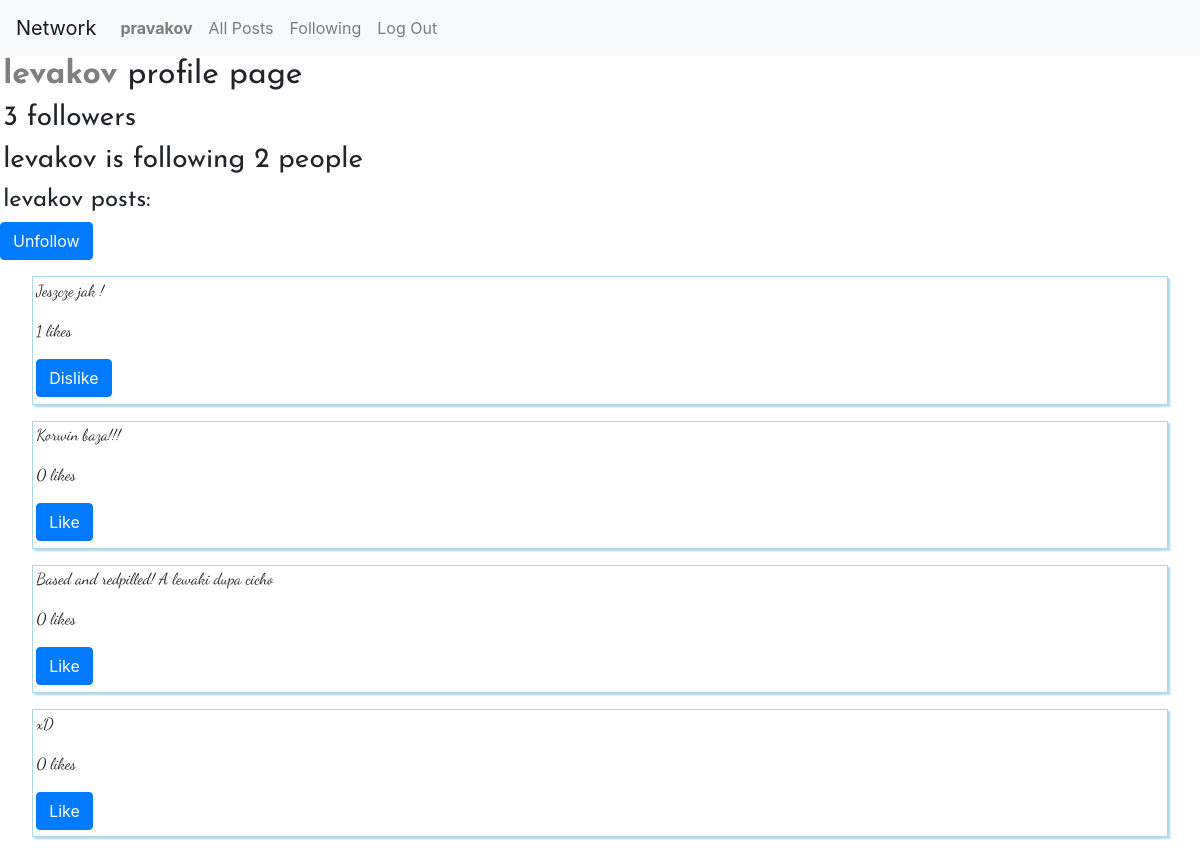
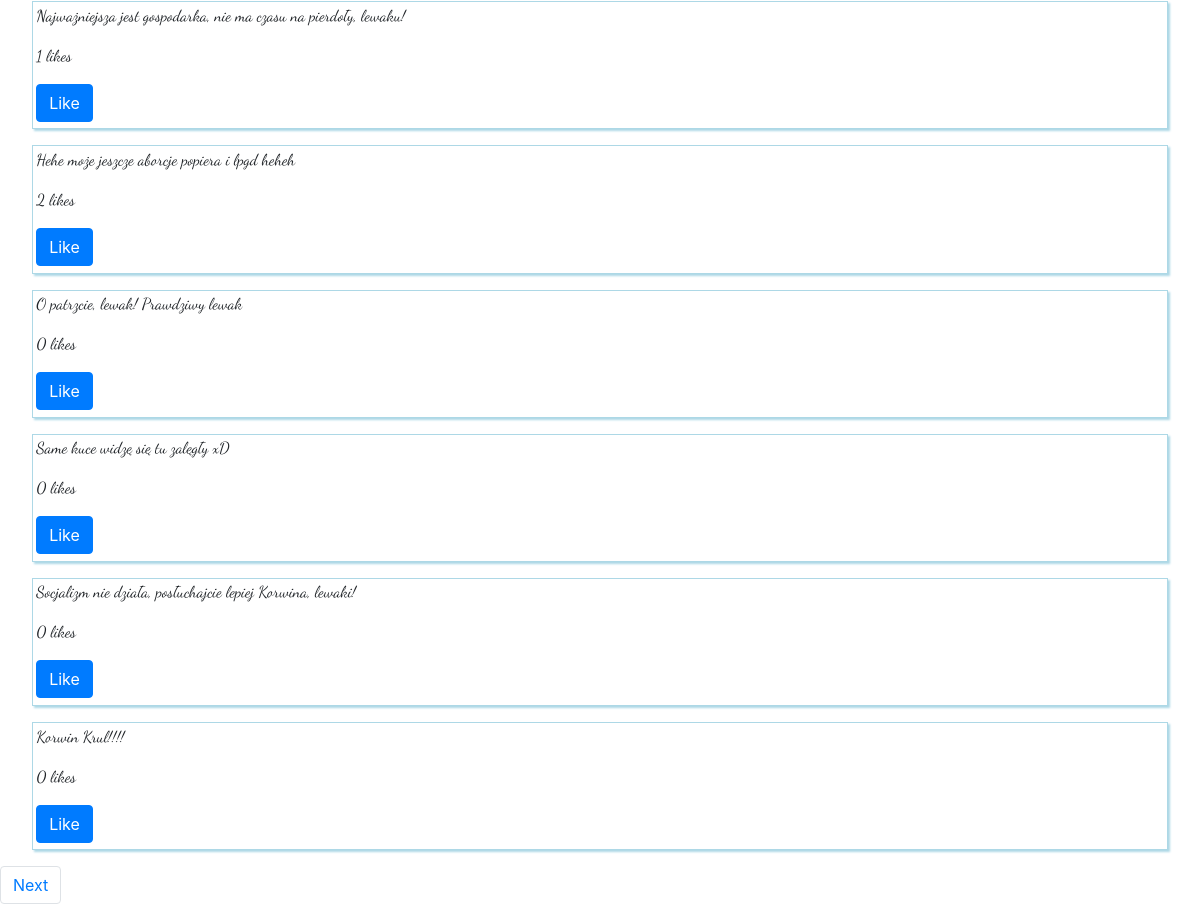
/profile/1 (signed in), run on the app's committed database (2 pictures, top to bottom).
### network/models.py (models this page shows, shortened)
class User(AbstractUser):
    followers = models.ManyToManyField('self', symmetrical=False)

class Post(models.Model):
    author = models.ForeignKey(User, on_delete=models.CASCADE, related_name="author")
    content = models.CharField(max_length=8900)
    liked_by = models.ManyToManyField(User, blank=True, related_name="liked_by")

### network/views.py (the view)
# urls.py: path("profile/<int:id>", views.profile, name="profile"),
def profile(request, id):
    if id is None:
        return HttpResponseRedirect(reverse("index"))
    profile_user = User.objects.get(id=id)
    user_name = request.user.username
    page_num = request.GET.get('page', 1)
    if user_name:
        logged_user = User.objects.get(username=user_name)
        page = utils.get_posts(page_num, user_name, profile_user)
    else:
        page = utils.get_posts(page_num=page_num, profile=profile_user)
        logged_user = False
    followers = profile_user.followers.all().count()
    following = User.objects.filter(followers=profile_user).count()
    if (logged_user and (logged_user in profile_user.followers.all())):
        is_followed = True
    else:
        is_followed = False
    return render(request, "network/profile.html", {
        "profile": profile_user,
        "posts": page,
        "followers": followers,
        "following": following,
        "is_followed": is_followed
    })

### network/utils.py (called while the page is built)
def get_posts(page_num, logged_user=None, profile=None):
    posts =[]
    if profile is None:
        posts_query = Post.objects.all()
        posts = list(reversed(posts_query))
    elif type(profile) is User:
        posts_query = Post.objects.filter(author=profile)
        posts = list(reversed(posts_query))
    else:
        for followed in profile:
            posts_query = Post.objects.filter(author=followed)
            posts += list(reversed(posts_query))
    postsPag = Paginator(posts, 10)
    page = postsPag.page(page_num)
    for post in page:
        if(logged_user):
            is_liked = post.liked_by.filter(username = logged_user).exists()
            post.is_liked = is_liked
        likes = post.liked_by.all()
        post.likes = len(likes)
    return page

### network/templates/network/profile.html (shortened to what this page needs)
{% extends "network/layout.html" %}
{% block body %}
    <h2 class="profile"><strong>{{profile}}</strong> profile page</h2>
    <h3 class="profile">{{followers}} followers</h3>
    <h3 class="profile">{{profile}} is following {{following}} people</h3>
    <h4 class="profile">{{profile}} posts:</h4>
    {% if user.is_authenticated and user != profile %}
        <form id="follow">
            {% if is_followed %}
                <button class="btn btn-primary" data-method="DELETE" data-id={{profile.id}}> Unfollow</button>
            {% else %}
                <button class="btn btn-primary" data-method="POST" data-id={{profile.id}}> Follow</button>
            {% endif %}
        </form>
    {% endif %}
    <section class="posts">
        {% for post in posts %}
            <div class='post-container'>
                <p class="text">{{ post.content }}</p>
                <p class="text">{{ post.likes }} likes</p>
                {% if user.is_authenticated %}
                    <form class="toggle-like">
                        {% if post.is_liked %}
                            <button class="btn btn-primary" data-method="DELETE" data-id={{post.id}}> Dislike</button>
                        {% else %}
                            <button class="btn btn-primary" data-method="POST" data-id={{post.id}}>Like</button>
                        {% endif %}
                    </form>
                {% endif %}
            </div>
        {% endfor %}
    </section>
    <ul class="pagination">
        {% if posts.has_next %}
            <li class="page-item"><a class="page-link" href="?page={{ posts.next_page_number }}">Next</a></li>
        {% endif %}
    </ul>
{% endblock %}

### network/templates/network/layout.html (shortened to what this page needs)
{% load static %}
<!DOCTYPE html>
<html lang="en">
    <head>
        <link rel="stylesheet" href="https://stackpath.bootstrapcdn.com/bootstrap/4.4.1/css/bootstrap.min.css">
        <link href="{% static 'network/styles.css' %}" rel="stylesheet">
    </head>
    <body>
        <nav class="navbar navbar-expand-lg navbar-light bg-light">
            <a class="navbar-brand" href="#">Network</a>
            <div>
              <ul class="navbar-nav mr-auto">
                {% if user.is_authenticated %}
                    <li class="nav-item">
                        <a class="nav-link" href="#"><strong>{{ user.username }}</strong></a>
                    </li>
                {% endif %}
                <li class="nav-item">
                  <a class="nav-link" href="{% url 'index' %}">All Posts</a>
                </li>
                {% if user.is_authenticated %}
                    <li class="nav-item">
                        <a class="nav-link" href="{% url 'following' user.id %}" >Following</a>
                    </li>
                    <li class="nav-item">
                        <a class="nav-link" href="{% url 'logout' %}">Log Out</a>
                    </li>
                {% endif %}
              </ul>
            </div>
          </nav>
        <div class="body">
            {% block body %}
            {% endblock %}
        </div>
    </body>
</html>

### network/static/network/styles.css (style rules this page uses)
.post-container { border: 0.25px solid lightblue; box-shadow: 2px 2px 2px lightblue; margin: 1rem 2rem; padding: 0.1rem 0.2rem; }
.toggle-like, .edit { margin-bottom: 5px; }
.profile { margin-left: 0.2rem; font-family: 'Josefin Sans', sans-serif; font-weight: 400; }
.profile strong { color: rgba(0,0,0,.5); }
.text { font-family: 'Dancing Script', cursive; }

### data on the page
User: username "pravakov"
User: username "levakov"
Post: content "Jeszcze jak !", likes "1"
Post: content "Korwin baza!!!", likes "0"
Post: content "Based and redpilled! A lewaki dupa cicho", likes "0"
Post: content "xD", likes "0"
Post: content "Najważniejsza jest gospodarka, nie ma czasu na pierdoły, lewaku!", likes "1"
Post: content "Hehe może jeszcze aborcje popiera i lpgd heheh", likes "2"
Post: content "O patrzcie, lewak! Prawdziwy lewak", likes "0"
Post: content "Same kuce widzę się tu zalęgły xD", likes "0"
Post: content "Socjalizm nie działa, posłuchajcie lepiej Korwina, lewaki!", likes "0"
Post: content "Korwin Krul!!!!", likes "0"

### other printed values
{{ followers }} "3"
{{ following }} "2"
